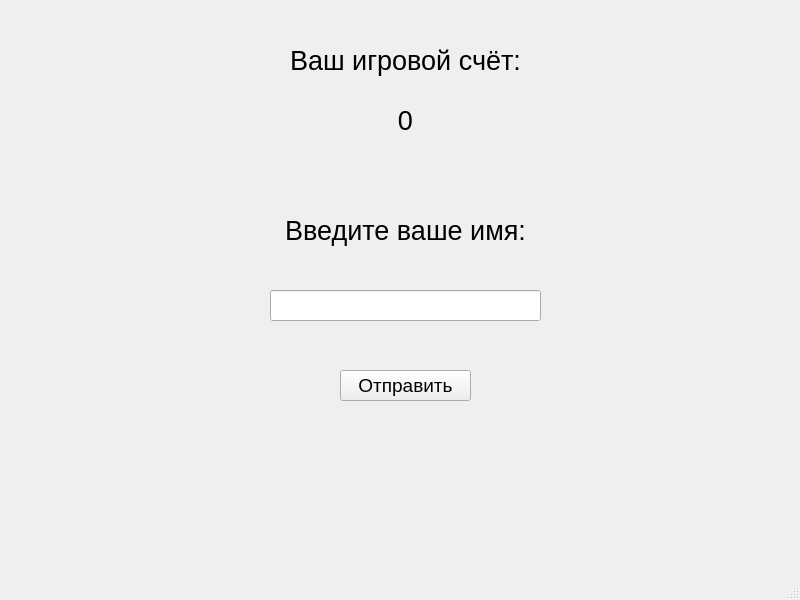
<?xml version="1.0" encoding="UTF-8"?>
<ui version="4.0">
 <class>scorewindow</class>
 <widget class="QMainWindow" name="scorewindow">
  <property name="geometry">
   <rect>
    <x>0</x>
    <y>0</y>
    <width>800</width>
    <height>600</height>
   </rect>
  </property>
  <property name="font">
   <font>
    <pointsize>14</pointsize>
   </font>
  </property>
  <property name="windowTitle">
   <string>MainWindow</string>
  </property>
  <widget class="QWidget" name="centralwidget">
   <widget class="QLabel" name="label">
    <property name="geometry">
     <rect>
      <x>240</x>
      <y>30</y>
      <width>331</width>
      <height>61</height>
     </rect>
    </property>
    <property name="font">
     <font>
      <pointsize>20</pointsize>
     </font>
    </property>
    <property name="layoutDirection">
     <enum>Qt::LeftToRight</enum>
    </property>
    <property name="text">
     <string>Ваш игровой счёт:</string>
    </property>
    <property name="alignment">
     <set>Qt::AlignCenter</set>
    </property>
   </widget>
   <widget class="QLabel" name="label_2">
    <property name="geometry">
     <rect>
      <x>240</x>
      <y>90</y>
      <width>331</width>
      <height>61</height>
     </rect>
    </property>
    <property name="font">
     <font>
      <pointsize>20</pointsize>
     </font>
    </property>
    <property name="layoutDirection">
     <enum>Qt::LeftToRight</enum>
    </property>
    <property name="text">
     <string>0</string>
    </property>
    <property name="alignment">
     <set>Qt::AlignCenter</set>
    </property>
   </widget>
   <widget class="QLabel" name="label_3">
    <property name="geometry">
     <rect>
      <x>240</x>
      <y>200</y>
      <width>331</width>
      <height>61</height>
     </rect>
    </property>
    <property name="font">
     <font>
      <pointsize>20</pointsize>
     </font>
    </property>
    <property name="layoutDirection">
     <enum>Qt::LeftToRight</enum>
    </property>
    <property name="text">
     <string>Введите ваше имя:</string>
    </property>
    <property name="alignment">
     <set>Qt::AlignCenter</set>
    </property>
   </widget>
   <widget class="QLineEdit" name="lineEdit">
    <property name="geometry">
     <rect>
      <x>270</x>
      <y>290</y>
      <width>271</width>
      <height>31</height>
     </rect>
    </property>
   </widget>
   <widget class="QPushButton" name="pushButton">
    <property name="geometry">
     <rect>
      <x>340</x>
      <y>370</y>
      <width>131</width>
      <height>31</height>
     </rect>
    </property>
    <property name="font">
     <font>
      <pointsize>14</pointsize>
     </font>
    </property>
    <property name="text">
     <string>Отправить</string>
    </property>
   </widget>
  </widget>
  <widget class="QMenuBar" name="menubar">
   <property name="geometry">
    <rect>
     <x>0</x>
     <y>0</y>
     <width>800</width>
     <height>25</height>
    </rect>
   </property>
  </widget>
  <widget class="QStatusBar" name="statusbar"/>
 </widget>
 <resources/>
 <connections/>
</ui>
